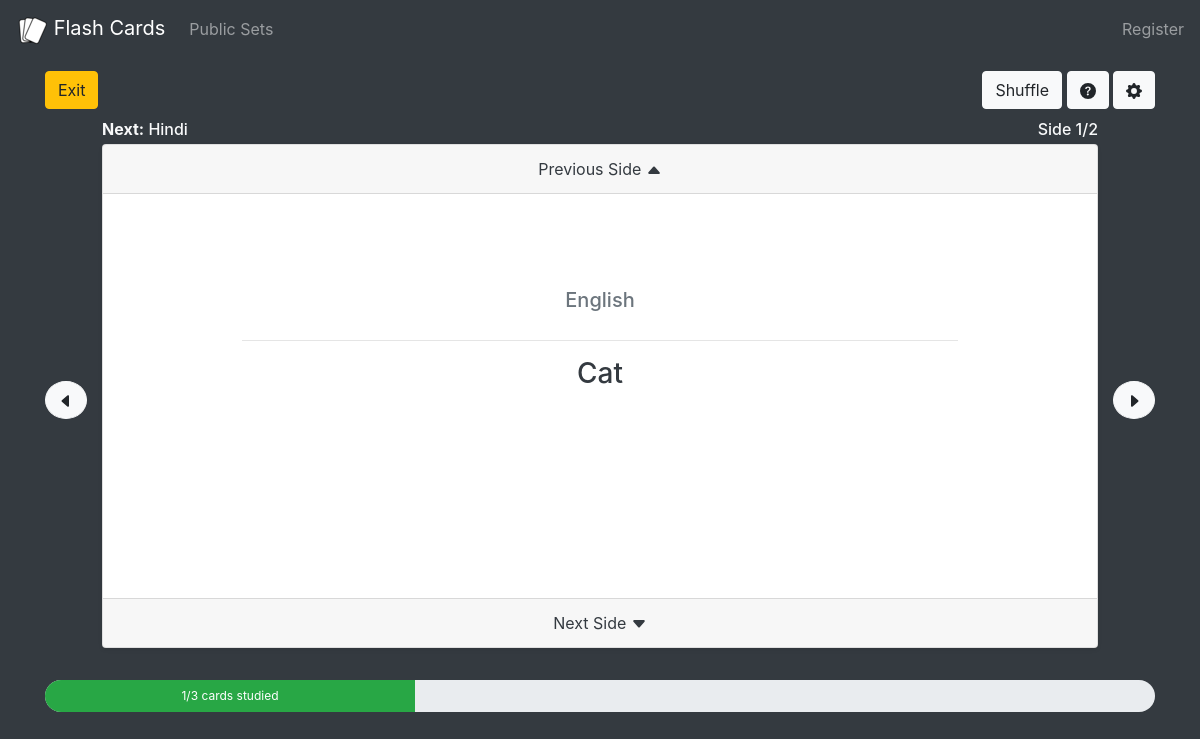
The app's page /set/1/study with its own data.
### models.py (models this page shows)
class Side_SQL(db.Model):
    __tablename__ = 'sides'
    __table_args__ = {'extend_existing': True}
    side_id = db.Column(db.INTEGER(), primary_key=True)
    set_id = db.Column(db.ForeignKey('sets.set_id'), nullable=False, index=True)
    name = db.Column(db.String(255))
    side_order = db.Column(db.INTEGER())
    set = db.relationship('Set_SQL')

class Cell_SQL(db.Model):
    __tablename__ = 'cells'
    __table_args__ = {'extend_existing': True}
    cell_id = db.Column(db.INTEGER(), primary_key=True)
    card_id = db.Column(db.ForeignKey('cards.card_ID', ondelete="CASCADE"), nullable=False, index=True)
    side_id = db.Column(db.ForeignKey('sides.side_id', ondelete="CASCADE"), nullable=False, index=True)
    info = db.Column(db.String(1000))
    card = db.relationship('Card_SQL', cascade="delete")
    side = db.relationship('Side_SQL', cascade="delete")

### views/set.py (the view)
@set_blueprint.route('/<int:set_id>/study')
def study(set_id):
    set = get_set(set_id)
    if not set:
        return render_template('not_found.html')
    if set.public or (current_user.is_authenticated and set.user == current_user.id):
        return render_template('set-study.html', set=set)
    else:
        flash("You are not authorized to view this set!", "error")
        return redirect(url_for('home.home'))

### flashcard.py (called while the page is built)
    def num_cards(self):
        return len(self.cards)

    def num_sides(self):
        return len(self.sides)

    def get_side_names(self):
        side_names = ['#']
        for id_num in self.sides:
            side_names.append(self.sides[id_num][1])
        return side_names

    def get_card_info(self):
        cards_info = []
        for i in range(len(self.cards)):
            card_info = [i+1] + self.cards[i].get_info(self.sides)
            cards_info.append(card_info)
        return cards_info  # 2D array of card info

    def get_info(self, sides):  # returns an array of the card's cell info in the order of the sides
        info = []
        for side in sides:
            cell_info = self.cells.get(side)
            if cell_info is not None:
                info.append(cell_info[0])
        return info

### queries.py (called while the page is built)
def query_cells(card_id):  # returns a dictionary of cells {side_id: [info, card_id]} for a given card_id
    records = db.session.query(Cell_SQL).filter_by(card_id=card_id).all()
    cells = {}
    for record in records:
        cells[record.side_id] = [record.info, record.card_id]
    return cells

def query_cards(id):  # returns an array of Card objects for a given set_id
    records = db.session.query(Card_SQL).filter_by(set_id=id).all()
    cards = []
    for record in records:
        card = Card(record.card_ID, record.card_order, query_cells(record.card_ID), record.set_id)
        cards.append(card)
    return cards

def query_sides(set_id):  # returns a dictionary of {id_name: [order, name, set_id]} for a given set_id
    records = db.session.query(Side_SQL).filter_by(set_id=set_id).all()
    sides = {}
    for record in records:
        sides[record.side_id] = [record.side_order, record.name, record.set_id]
    return sides

def get_set(set_id):  # builds a Set object for a given set_id
    try:
        record = db.session.query(Set_SQL).filter_by(set_id=set_id).one()
        user = db.session.query(User).filter_by(id=record.user_id).one()
        set = Set(record.set_id, record.name, record.description, query_sides(record.set_id), query_cards(record.set_id), record.user_id, record.public)
        return set
    except:
        return None

### templates/set-study.html (shortened to what this page needs)
{% extends "base.html" %}
{% block head %}
    {{ super() }}
    <link rel= "stylesheet" type= "text/css" href= "{{ url_for('static',filename='styles/set-study.css') }}">
{% endblock %}
{% block body %}
    <div class="container" id="options">
        <div class="row">
            <div>
                <a href="{{url_for('set.set',set_id=set.id_num)}}"><button type="button" class="btn btn-warning">Exit</button></a>
            </div>
            <div class="float-right">
                <button type="button" class="btn btn-light" id="shuffle">Shuffle</button>
                <button type="button" class="btn btn-light" data-toggle="modal" data-target="#infoModal">
                </button>
                <button type="button" class="btn btn-light" data-toggle="modal" data-target="#settingsModal">
                </button>
            </div>
        </div>
    </div>
    <div class="container" id="body">
        <div class="row align-items-center" id="bodyRow">
            <button type="button" class="btn btn-light rounded-circle" id="prevCard">
                <svg class="bi bi-caret-left-fill" width="1em" height="1em" viewBox="0 0 16 16" fill="currentColor" xmlns="http://www.w3.org/2000/svg">
                    <path d="M3.86 8.753l5.482 4.796c.646.566 1.658.106 1.658-.753V3.204a1 1 0 00-1.659-.753l-5.48 4.796a1 1 0 000 1.506z"/>
                </svg>
            </button>
            <div class="col middle-col">
                <h6 class="mb-4 text-muted">
                    <span class="float-left text-light" id="nextSideText"><strong>Next:</strong> {{ set.get_side_names()[2] }}</span>
                    <span class="float-right text-light" id="sideProgress">Side 1/{{ set.num_sides() }}</span>
                </h6>
                <div class="card align-center shadow-sm d-flex justify-content-center">
                    <div class="card-header text-center text-dark" id="prevSide">Previous Side
                        <svg class="bi bi-caret-up-fill" width="1em" height="1em" viewBox="0 0 16 16" fill="currentColor" xmlns="http://www.w3.org/2000/svg">
                          <path d="M7.247 4.86l-4.796 5.481c-.566.647-.106 1.659.753 1.659h9.592a1 1 0 00.753-1.659l-4.796-5.48a1 1 0 00-1.506 0z"/>
                        </svg>
                    </div>
                    <div class="card-body h-100 text-center">
                        <h5 class="card-title text-muted">{{ set.get_side_names()[1] }}</h5>
                        <hr class="card-hr" />
                        <h3 class="card-text text-dark">{{ set.get_card_info()[0][1] }}</h3>
                    </div>
                    <div class="card-footer text-center text-dark" id="nextSide">Next Side
                        <svg class="bi bi-caret-down-fill" width="1em" height="1em" viewBox="0 0 16 16" fill="currentColor" xmlns="http://www.w3.org/2000/svg">
                          <path d="M7.247 11.14L2.451 5.658C1.885 5.013 2.345 4 3.204 4h9.592a1 1 0 01.753 1.659l-4.796 5.48a1 1 0 01-1.506 0z"/>
                        </svg>
                    </div>
                </div>
            </div>
            <button type="button" class="btn btn-light rounded-circle" id="nextCard">
                <svg class="bi bi-caret-right-fill" width="1em" height="1em" viewBox="0 0 16 16" fill="currentColor" xmlns="http://www.w3.org/2000/svg">
                    <path d="M12.14 8.753l-5.482 4.796c-.646.566-1.658.106-1.658-.753V3.204a1 1 0 011.659-.753l5.48 4.796a1 1 0 010 1.506z"/>
                </svg>
            </button>
        </div>
    </div>
    <div class="progress position-relative rounded-pill" style="height: 32px">
      <div class="progress-bar bg-success" role="progressbar"
           style="width: {{ 1 / set.num_cards() * 100 }}%" aria-valuenow="{{ 1/ set.num_cards() *100 }}" aria-valuemin="0" aria-valuemax="100">1/{{ set.num_cards() }} cards studied</div>
    </div>
{% endblock body %}

### static/styles/base.css (style rules this page uses)
.container { margin-top: 1%; height: 100%; }

### static/styles/set-study.css (style rules this page uses)
#body { height:70vh; justify-content: space-between; }
.row { height: 100%; justify-content: space-between; }
.middle-col { width: 80%; height: 100%; }
.card { height: 90%; }
.card-body { display: flex; flex-direction: column; justify-content: center; align-items: center; }
.card-hr { margin-left: 0; margin-right: 0; width: 75%; }
.card-text { flex-basis: 40%; }
.card-header, .card-footer { user-select: none; cursor: pointer; }

### records on screen
Side_SQL: name "Hindi"
Side_SQL: name "English"
Cell_SQL: info "Cat"

### other values on screen
{{ set.num_sides() }} "2"
{{ set.num_cards() }} "3"
